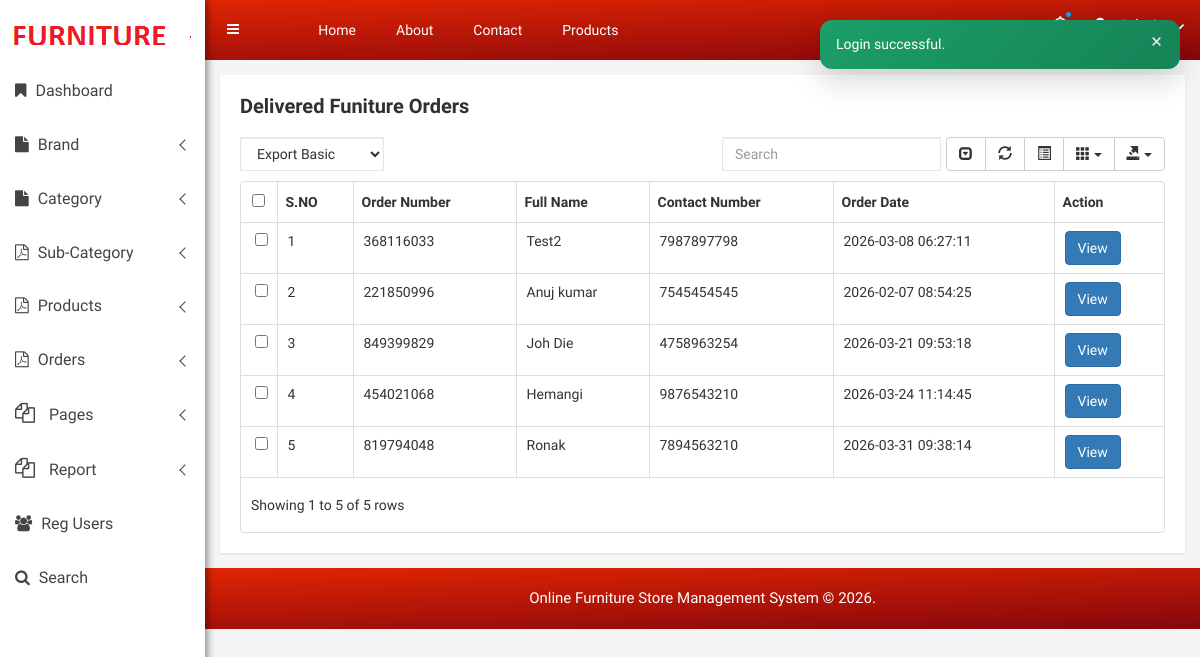
The app's page /ofsms/admin/delivered-order.php (signed in) with its own data.
### tables this page shows
CREATE TABLE `tblorder` (
  `ID` int(10) NOT NULL,
  `OrderNumber` varchar(200) DEFAULT NULL,
  `UserID` int(50) DEFAULT NULL,
  `FullName` varchar(200) DEFAULT NULL,
  `ContactNumber` bigint(10) DEFAULT NULL,
  `FlatNo` varchar(50) DEFAULT NULL,
  `StreetName` varchar(50) DEFAULT NULL,
  `Area` varchar(50) DEFAULT NULL,
  `Landmark` varchar(50) DEFAULT NULL,
  `City` varchar(50) DEFAULT NULL,
  `Zipcode` int(10) NOT NULL,
  `State` varchar(200) NOT NULL,
  `OrderDate` timestamp NULL DEFAULT current_timestamp(),
  `Status` varchar(50) DEFAULT NULL,
  `payType` varchar(100) DEFAULT NULL
);

### ofsms/admin/delivered-order.php (the view, shortened to what this page needs)
<?php
include('includes/dbconnection.php');
if (strlen($_SESSION['ofsmsaid']==0)) {
  header('location:logout.php');
  } else{
?>
<!doctype html>
<html class="no-js" lang="en">
<head>
    <link rel="stylesheet" href="css/bootstrap.min.css">
    <link rel="stylesheet" href="css/font-awesome.min.css">
    <link rel="stylesheet" href="css/owl.carousel.css">
    <link rel="stylesheet" href="css/owl.theme.css">
    <link rel="stylesheet" href="css/owl.transitions.css">
    <link rel="stylesheet" href="css/animate.css">
    <link rel="stylesheet" href="css/normalize.css">
    <link rel="stylesheet" href="css/meanmenu.min.css">
    <link rel="stylesheet" href="css/main.css">
    <link rel="stylesheet" href="css/morrisjs/morris.css">
    <link rel="stylesheet" href="css/scrollbar/jquery.mCustomScrollbar.min.css">
    <link rel="stylesheet" href="css/metisMenu/metisMenu.min.css">
    <link rel="stylesheet" href="css/metisMenu/metisMenu-vertical.css">
    <link rel="stylesheet" href="css/calendar/fullcalendar.min.css">
    <link rel="stylesheet" href="css/calendar/fullcalendar.print.min.css">
    <link rel="stylesheet" href="css/editor/select2.css">
    <link rel="stylesheet" href="css/editor/datetimepicker.css">
    <link rel="stylesheet" href="css/editor/bootstrap-editable.css">
    <link rel="stylesheet" href="css/editor/x-editor-style.css">
    <link rel="stylesheet" href="css/data-table/bootstrap-table.css">
    <link rel="stylesheet" href="css/data-table/bootstrap-editable.css">
    <link rel="stylesheet" href="style.css">
    <link rel="stylesheet" href="css/responsive.css">
</head>
<body>
   <?php include_once('includes/sidebar.php');?>
    <div class="all-content-wrapper">
        <?php include_once('includes/header.php');?>
       <div class="data-table-area mg-tb-15">
            <div class="container-fluid">
                <div class="row">
                    <div class="col-lg-12 col-md-12 col-sm-12 col-xs-12">
                        <div class="sparkline13-list">
                            <div class="sparkline13-hd">
                                <div class="main-sparkline13-hd">
                                     <h1>Delivered <span class="table-project-n">Funiture</span> Orders</h1>
                                </div>
                            </div>
                            <div class="sparkline13-graph">
                                <div class="datatable-dashv1-list custom-datatable-overright">
                                    <div id="toolbar">
                                        <select class="form-control">
                        <option value="">Export Basic</option>
                      </select>
                                    </div>
                                    <table id="table" data-toggle="table" data-pagination="true" data-search="true" data-show-columns="true" data-show-pagination-switch="true" data-show-refresh="true" data-key-events="true" data-show-toggle="true" data-resizable="true" data-cookie="true"
                                        data-cookie-id-table="saveId" data-show-export="true" data-click-to-select="true" data-toolbar="#toolbar">
                                        <thead>
                                            <tr>
                                                <th>S.NO</th>
                                                <th>Order Number</th>
                                                <th>Full Name</th>
                                                <th>Contact Number</th>
                                                <th>Order Date</th>
                                                <th>Action</th>
                                            </tr>
                                        </thead>
                                        <tbody>
                                        <?php
$sql="SELECT * from tblorder where Status='Delivered'";
$query = $dbh -> prepare($sql);
$query->execute();
$results=$query->fetchAll(PDO::FETCH_OBJ);
$cnt=1;
if($query->rowCount() > 0)
{
foreach($results as $row)
{               ?>
                                            <tr>
                                                <td><?php echo htmlentities($cnt);?></td>
                                                <td><?php  echo htmlentities($row->OrderNumber);?></td>
                                                <td><?php  echo htmlentities($row->FullName);?></td>
                                                <td><?php  echo htmlentities($row->ContactNumber);?></td>
                                                <td><?php  echo htmlentities($row->OrderDate);?></td>
                                                <td><a href="view-order-detail.php?viewid=<?php echo htmlentities ($row->OrderNumber);?>" class="btn btn-primary" style="color:#fff;">View</a></td>
                                            </tr>
                                             <?php $cnt=$cnt+1;}} ?>
                                        </tbody>
                                    </table>
                                </div>
                            </div>
                        </div>
                    </div>
                </div>
            </div>
        </div>
        <?php include_once('includes/footer.php');?>
    </div>
</body>
</html>
<?php }  ?>

### ofsms/admin/includes/header.php (shortened to what this page needs)
<?php require_once dirname(__DIR__, 2) . '/includes/flash.php'; ?>
<?php echo renderFlashMessages(); ?>
 <div class="container-fluid">
            <div class="row">
                <div class="col-lg-12 col-md-12 col-sm-12 col-xs-12">
                    <div class="logo-pro">
                        <a href="dashboard.php"><img class="main-logo" src="images/logo/logo1.png" alt="" /></a>
                    </div>
                </div>
            </div>
        </div>
<div class="header-advance-area">
            <div class="header-top-area">
                <div class="container-fluid">
                    <div class="row">
                        <div class="col-lg-12 col-md-12 col-sm-12 col-xs-12">
                            <div class="header-top-wraper">
                                <div class="row">
                                    <div class="col-lg-1 col-md-0 col-sm-1 col-xs-12">
                                        <div class="menu-switcher-pro">
                                            <button type="button" id="sidebarCollapse" class="btn bar-button-pro header-drl-controller-btn btn-info navbar-btn">
                                                    <i class="fa fa-bars"></i>
                                                </button>
                                        </div>
                                    </div>
                                    <div class="col-lg-6 col-md-7 col-sm-6 col-xs-12">
                                        <div class="header-top-menu tabl-d-n">
                                            <ul class="nav navbar-nav mai-top-nav">
                                                <li class="nav-item"><a href="dashboard.php" class="nav-link">Home</a>
                                                </li>
                                                <li class="nav-item"><a href="about-us.php" class="nav-link">About</a>
                                                </li>
                                                <li class="nav-item"><a href="contact-us.php" class="nav-link">Contact</a>
                                                </li>
                                                <li class="nav-item"><a href="manage-products.php" class="nav-link">Products</a>
                                                </li>
                                            </ul>
                                        </div>
                                    </div>
  <div class="col-lg-5 col-md-5 col-sm-12 col-xs-12">
<div class="header-right-info">
 <ul class="nav navbar-nav mai-top-nav header-right-menu">
 <li class="nav-item"><a href="#" data-toggle="dropdown" role="button" aria-expanded="false" class="nav-link dropdown-toggle"><i class="fa fa-bell-o" aria-hidden="true"></i><span class="indicator-nt"></span></a>
</li>
 <li class="nav-item">
 <a href="#" data-toggle="dropdown" role="button" aria-expanded="false" class="nav-link dropdown-toggle">
<i class="fa fa-user adminpro-user-rounded header-riht-inf" aria-hidden="true"></i>
<span class="admin-name"><?php
$aid=$_SESSION['ofsmsaid'];
$sql="SELECT AdminName,Email from  tbladmin where ID=:aid";
$query = $dbh -> prepare($sql);
$query->bindParam(':aid',$aid,PDO::PARAM_STR);
$query->execute();
$results=$query->fetchAll(PDO::FETCH_OBJ);
$cnt=1;
if($query->rowCount() > 0)
{
foreach($results as $row)
{               ?><?php  echo $row->AdminName;?><?php $cnt=$cnt+1;}} ?></span>
<i class="fa fa-angle-down adminpro-icon adminpro-down-arrow"></i>
    </a>
</li>
 </ul>
 </div>
</div>
</div>
</div>
 </div>
 </div>
  </div>
 </div>
        </div>

### ofsms/admin/css/main.css (style rules this page uses)
html { color: #222; font-size: 1em; line-height: 1.4; }
audio, canvas, iframe, img, svg, video { vertical-align: middle; }

### ofsms/admin/style.css (style rules this page uses)
html, body { height: 100%; font-family: 'Play', sans-serif;font-weight:400;background:#f5f5f5; }
img { max-width:100%;height:auto }
h1, h2, h3, h4, h5, h6 { margin: 0 0 10px; font-weight:700; }
a { transition: all 0.3s ease 0s;text-decoration:none; }
a:visited, a:link, a:active { text-decoration: none; }
ul { list-style: outside none none; margin: 0; padding: 0 }
.mg-tb-15 { margin:15px 0px; }
.all-content-wrapper { margin-left: 205px; transition: all 0.3s; }
.bar-button-pro { margin: 13px 0px; }
.menu-switcher-pro { transition:all .4s ease 0s; }
.menu-switcher-pro button { background: none; border:none; }
.header-top-menu .navbar-nav>li>a { padding: 20px 20px; color: #fff; font-size:14px; }
.header-right-info .navbar-nav { float:right; padding:17px 0px; }
.header-right-info ul.header-right-menu li { display:inline-block; }
.header-right-info ul.header-right-menu > li > a { display:inline-block; color:#fff; padding: 0px 0px 0px 20px; font-size:22px; text-decoration:none; position:relative; }
.indicator-nt { position:absolute; height:5px; width:5px; background:#03a9f4; border-radius:50%; top: -5px; right: 0px; }
.header-right-info .admin-name { display: inline-block; color: #fff; font-size: 16px; position: relative; top: -4px; margin-left:5px; }
.form-control { background-color: #FFFFFF; background-image: none; border: 1px solid #e5e6e7; border-radius: 1px; color: inherit; display: block; padding: 6px 12px; transition: border-color 0.15s ease-in-out 0s, box-shadow 0.15s ease-in-out 0s; width: 100%; }
.header-advance-area { background: -webkit-linear-gradient(178deg, #e12503 0%, #85060c 100%); background: linear-gradient(178deg, #e12503 0%, #85060c 100%); }
.product-sales-chart, .analytics-info-cs, .tranffic-als-inner, .analytics-rounded, .single-new-trend, .personal-info-wrap, .author-widgets-single, .calender-inner, .product-status-wrap, .review-tab-pro-inner, .income-dashone-total, .analytics-adminpro-wrap, .analytics-sparkle-line, .analysis-progrebar, .sparkline8-list, .sparkline9-list, .sparkline7-list, .sparkline10-list, .sparkline12-list, .sparkline13-list, .sparkline14-list, .sparkline13-list, .sparkline11-list, .x-editable-list, .code-editor-single, .blog-details-inner, .charts-single-pro, .about-sparkline, .sparkline-list, .button-ad-wrap, .tab-content-details, .sparkline16-list, .sparkline15-list, .tinymce-single { padding:20px; background:#fff; -webkit-box-shadow: 0px 1px 2px 0px rgba(0, 0, 0, 0.1); box-shadow: 0px 1px 2px 0px rgba(0, 0, 0, 0.1); }
.header-top-area { position: fixed; background: -webkit-linear-gradient(178deg, #e12503 0%, #85060c 100%); background: linear-gradient(178deg, #e12503 0%, #85060c 100%); z-index: 99; left: 200px; right: 0; top: 0; margin: 0 auto; transition: all 0.3s; }
.main-sparkline8-hd h1, .main-sparkline9-hd h1, .main-spark7-hd h1, .main-sparkline10-hd h1, .main-sparkline11-hd h1, .main-sparkline12-hd h1, .main-sparkline13-hd h1, .main-sparkline14-hd h1 { font-size:20px; color:#303030; }
.custom-datatable-overright table tbody tr td a { color: #444; font-size: 14px; }
.custom-datatable-overright table tbody tr td { padding-left: 10px !important; padding-right: 5px !important; font-size: 14px; text-align: left; }

### records on screen
tblorder: OrderNumber "368116033", FullName "Test2", ContactNumber "7987897798", OrderDate "2026-03-08 06:27:11"
tblorder: OrderNumber "221850996", FullName "Anuj kumar", ContactNumber "7545454545", OrderDate "2026-02-07 08:54:25"
tblorder: OrderNumber "849399829", FullName "Joh Die", ContactNumber "4758963254", OrderDate "2026-03-21 09:53:18"
tblorder: OrderNumber "454021068", FullName "Hemangi", ContactNumber "9876543210", OrderDate "2026-03-24 11:14:45"
tblorder: OrderNumber "819794048", FullName "Ronak", ContactNumber "7894563210", OrderDate "2026-03-31 09:38:14"

### other values on screen
$text "Login successful."
$row->AdminName "Admin"
